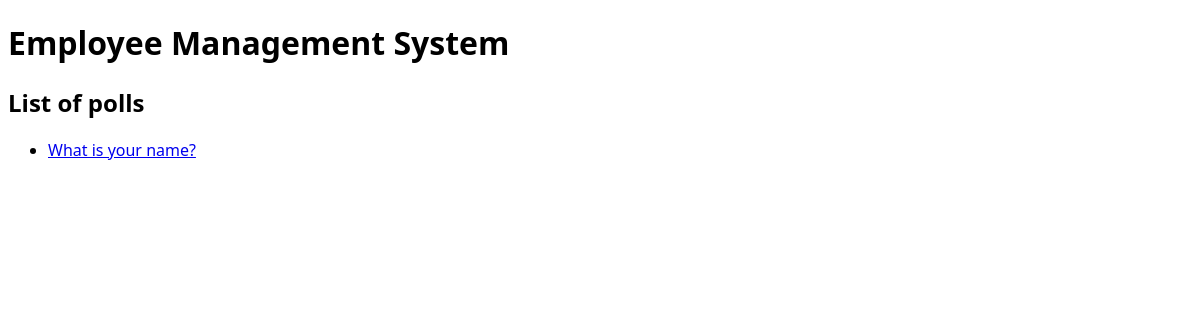
/polls/, run on an earlier commit of the app's database.
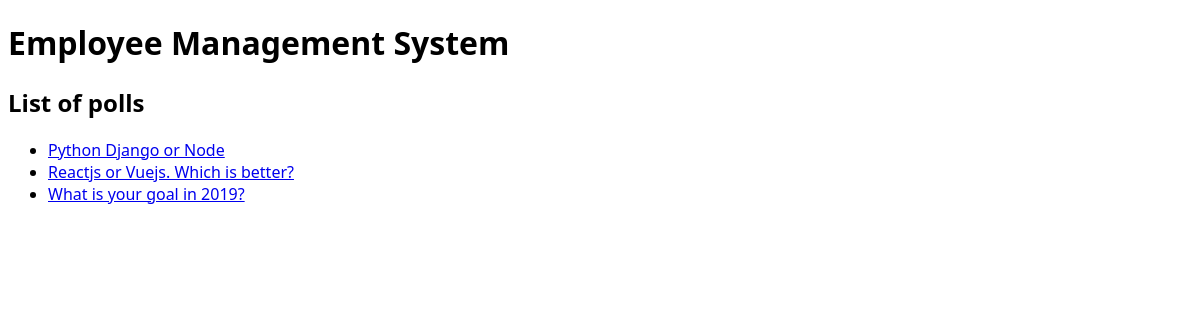
And on a later commit of the database.
### poll/models.py (models this page shows, shortened)
class Question(models.Model):
    title = models.TextField(null=True, blank=True)
    status = models.CharField(default="inactive", max_length=10)
    created_by = models.ForeignKey(User, null=True, blank=True, on_delete=models.CASCADE)
    start_date = models.DateTimeField(null=True, blank=True)
    end_date = models.DateTimeField(null=True, blank=True)
    created_at = models.DateTimeField(auto_now_add=True)
    updated_at = models.DateTimeField(auto_now=True)

### poll/views.py (the view)
# urls.py: path('', index, name='polls_list'),
def index(request):
    context = {}
    questions = Question.objects.all()
    context['title'] = 'polls'
    context['questions'] = questions
    return render(request, 'polls/index.html', context)

### ems/templates/polls/index.html
{% extends 'base.html' %}
{% block content %}
    <h2>List of {{title}}</h2>
    {% if questions %}
        <ul>
            {% for question in questions %}
                <li><a href="/polls/{{question.id}}/details">{{question.title}}</a></li>
            {% endfor %}
        </ul>
    {% else %}
        <p>No Polls Yet.</p>
    {% endif %}
{% endblock content %}

What changed in the data, as far as the page shows it:
removed Question: title "What is your name?"
added Question: title "Python Django or Node"
added Question: title "Reactjs or Vuejs. Which is better?"
added Question: title "What is your goal in 2019?"
